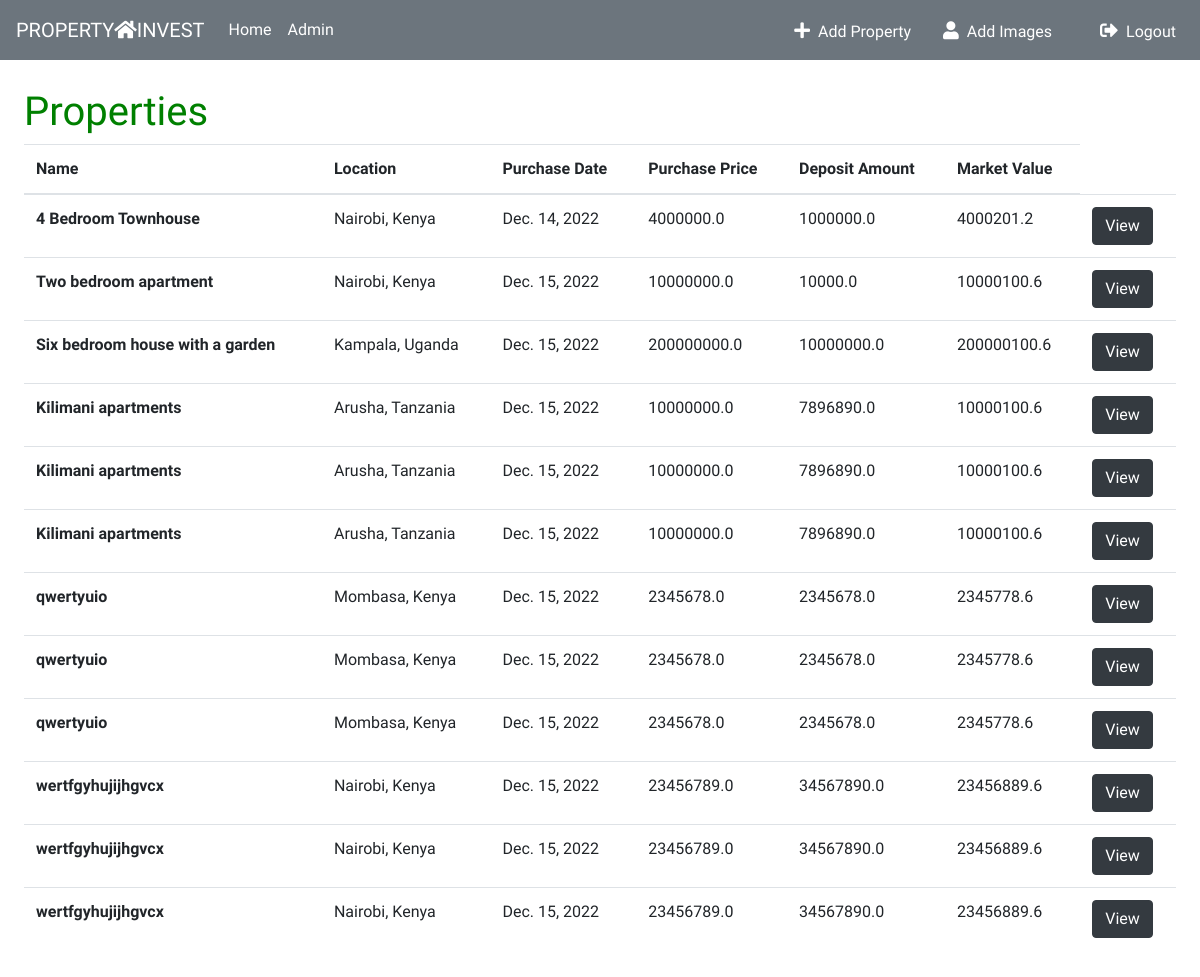
Page / (signed in) on the committed database.
### investment/models.py (models this page shows, shortened)
class Property(models.Model):
    name = models.CharField(max_length=252, null=True)
    property_type = models.ForeignKey(PropertyType, null=True, on_delete=models.CASCADE)
    purchase_date = models.DateField(auto_now_add=True, null=True)
    purchase_price = models.FloatField(null=True)
    deposit = models.FloatField(null=True)
    location = models.ForeignKey(Location, null=True, on_delete=models.CASCADE)
    other_cost = models.ForeignKey(OtherCosts, null=True, on_delete=models.CASCADE)
    bond_value = models.IntegerField(max_length=252, null=True)
    notes = models.TextField(max_length=1260, null=True)
    @property
    def market_value(self):
        today = date.today()
        diff = self.purchase_date - (today)
        period = diff.days
        value = self.purchase_price - (period * 100.60)
        return value

class Location(models.Model):
    country = models.ForeignKey(Country, null=True, on_delete=models.CASCADE)
    name = models.CharField(max_length=252, null=True)
    def __str__(self):
        return self.name

class Country(models.Model):
    name = models.CharField(max_length=252, null=True)
    def __str__(self):
        return self.name

### investment/views.py (the view)
# urls.py: path('', views.welcome, name="home"),
@login_required(login_url='login')
def welcome(request):
    all_property = Property.objects.all()
    context = {
        'all_property': all_property
    }
    return render(request, 'home.html', context=context)

### investment/templates/home.html
{% extends "base.html" %} {% block content %}
<div class="container-fluid property-list p-4">
    <h1 class="textcenter">Properties</h1>
    <table class="table">
        <thead>
        <tr>
            <th scope="col">Name</th>
            <th scope="col">Location</th>
            <th scope="col">Purchase Date</th>
            <th scope="col">Purchase Price</th>
            <th scope="col">Deposit Amount</th>
            <th scope="col">Market Value</th>
        </tr>
        </thead>
        <tbody>
        {% for property in all_property %}
        <tr>
            <th scope="row">{{ property.name }}</th>
            <td>{{ property.location }}, <span>{{ property.location.country}}</span></td>
            <td>{{ property.purchase_date }}</td>
            <td>{{ property.purchase_price }}</td>
            <td>{{ property.deposit }}</td>
            <td>{{ property.market_value }}</td>
            <td>
                <a href="{% url 'propertyitem' property.pk %}" class="btn btn-dark">View</a>
            </td>
        </tr>
        {% endfor %}
        </tbody>
    </table>
</div>
{% endblock %}

### investment/templates/base.html (shortened to what this page needs)
{% load bootstrap4 %}
{% load static %}
<!DOCTYPE html>
<html>
<head>
  {% block styles %}
  {% bootstrap_css %}
  <link rel="stylesheet" href="{% static 'css/styles.css' %}">
  <link rel="stylesheet" href="https://use.fontawesome.com/releases/v5.8.2/css/all.css">
  <link href="https://maxcdn.bootstrapcdn.com/font-awesome/4.7.0/css/font-awesome.min.css" rel="stylesheet">
{% endblock %}
</head>
<body>
  {% include "navbar.html" %}
    {% block content %}
    {%endblock%}
</body>
</html>

### investment/templates/navbar.html (shortened to what this page needs)
<nav class="mb-1 navbar navbar-expand-lg navbar-dark bg-secondary">
    <a class="navbar-brand" href="{% url 'home' %}" style=" ">PROPERTY<i class="fas fa-home"></i>INVEST</a>
    <div class="collapse navbar-collapse" id="navbarSupportedContent-333">
      <ul class="navbar-nav mr-auto">
        {% if user.is_authenticated %}
        <li class="nav-item active">
          <a class="nav-link" href="{% url 'home' %}"></span><span class="desc-on-sm">Home</span></a>
        </li>
        <li class="nav-item active">
          <a class="nav-link" href="admin/">Admin</a>
        </li>
        {% endif %}
      </ul>
      <ul class="navbar-nav ml-auto nav-flex-icons">
        {% if user.is_authenticated %}
        <ul class="navbar-nav ml-auto">
            <li class="nav-item active ml-3 mt-1">
                <a class="nav-link" href="{% url 'addproperty' %}"><i class="mr-2 fas fa-plus" style="font-size: 18px"></i></span><span class="desc-on-sm">Add Property</span></a>
            </li>
            <li class="nav-item active ml-3 mt-1">
                <a class="nav-link" href="{% url 'addimages' %}"><i class="mr-2 fas fa-user" style="font-size: 18px"></i><span class="desc-on-sm">Add Images</span></a>
            </li>
            <li class="nav-item active ml-3 mt-1">
                <a class="nav-link" href="{% url 'logout' %}"><i class="fas fa-sign-out-alt mr-2" style="font-size: 18px"></i><span class="desc-on-sm">Logout</span></a>
            </li>
        </ul>
        {% else %}
        <ul class="navbar-nav ml-auto nav-flex-icons">
          <li class="nav-item active">
            <a class="nav-link" href="{% url 'login' %}">Log In</a>
          </li>
          {% endif %}
        </ul>
    </div>
  </nav>

### static/css/styles.css (style rules this page uses)
body { font-family: 'K2D', sans-serif; margin: 0; }
h1,h2 { color: green; }

### rows in the picture
Property: name "4 Bedroom Townhouse", location "Nairobi", location.country "Kenya", purchase_date "Dec. 14, 2022", purchase_price "4000000.0", deposit "1000000.0", market_value "4000201.2"
Property: name "Two bedroom apartment", location "Nairobi", location.country "Kenya", purchase_date "Dec. 15, 2022", purchase_price "10000000.0", deposit "10000.0", market_value "10000100.6"
Property: name "Six bedroom house with a garden", location "Kampala", location.country "Uganda", purchase_date "Dec. 15, 2022", purchase_price "200000000.0", deposit "10000000.0", market_value "200000100.6"
Property: name "Kilimani apartments", location "Arusha", location.country "Tanzania", purchase_date "Dec. 15, 2022", purchase_price "10000000.0", deposit "7896890.0", market_value "10000100.6"
Property: name "Kilimani apartments", location "Arusha", location.country "Tanzania", purchase_date "Dec. 15, 2022", purchase_price "10000000.0", deposit "7896890.0", market_value "10000100.6"
Property: name "Kilimani apartments", location "Arusha", location.country "Tanzania", purchase_date "Dec. 15, 2022", purchase_price "10000000.0", deposit "7896890.0", market_value "10000100.6"
Property: name "qwertyuio", location "Mombasa", location.country "Kenya", purchase_date "Dec. 15, 2022", purchase_price "2345678.0", deposit "2345678.0", market_value "2345778.6"
Property: name "qwertyuio", location "Mombasa", location.country "Kenya", purchase_date "Dec. 15, 2022", purchase_price "2345678.0", deposit "2345678.0", market_value "2345778.6"
Property: name "qwertyuio", location "Mombasa", location.country "Kenya", purchase_date "Dec. 15, 2022", purchase_price "2345678.0", deposit "2345678.0", market_value "2345778.6"
Property: name "wertfgyhujijhgvcx", location "Nairobi", location.country "Kenya", purchase_date "Dec. 15, 2022", purchase_price "23456789.0", deposit "34567890.0", market_value "23456889.6"
Property: name "wertfgyhujijhgvcx", location "Nairobi", location.country "Kenya", purchase_date "Dec. 15, 2022", purchase_price "23456789.0", deposit "34567890.0", market_value "23456889.6"
Property: name "wertfgyhujijhgvcx", location "Nairobi", location.country "Kenya", purchase_date "Dec. 15, 2022", purchase_price "23456789.0", deposit "34567890.0", market_value "23456889.6"
